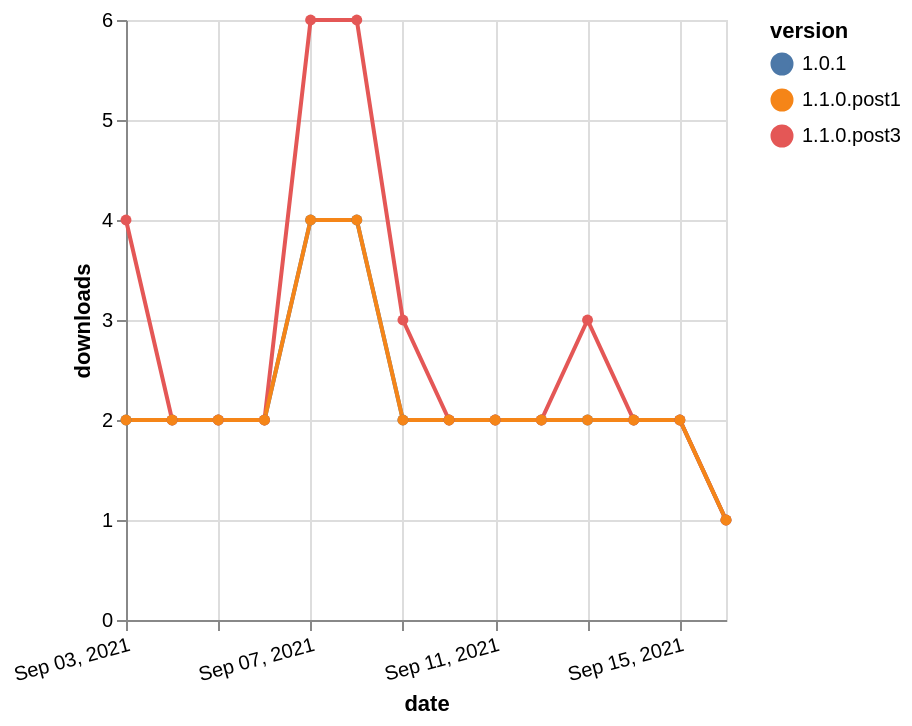

This figure's Vega-Lite source:
### Vega-Lite specification from a JSON file in a GitHub repository (floating-point values rounded to 4 significant figures)
{"$schema": "https://vega.github.io/schema/vega-lite/v5.json", "description": "A simple bar chart with embedded data.", "data": {"values": [{"date": "2021-09-03", "total": 2635, "delta": 2, "version": "1.0.1"}, {"date": "2021-09-04", "total": 2637, "delta": 2, "version": "1.0.1"}, {"date": "2021-09-05", "total": 2639, "delta": 2, "version": "1.0.1"}, {"date": "2021-09-06", "total": 2641, "delta": 2, "version": "1.0.1"}, {"date": "2021-09-07", "total": 2645, "delta": 4, "version": "1.0.1"}, {"date": "2021-09-08", "total": 2649, "delta": 4, "version": "1.0.1"}, {"date": "2021-09-09", "total": 2651, "delta": 2, "version": "1.0.1"}, {"date": "2021-09-10", "total": 2653, "delta": 2, "version": "1.0.1"}, {"date": "2021-09-11", "total": 2655, "delta": 2, "version": "1.0.1"}, {"date": "2021-09-12", "total": 2657, "delta": 2, "version": "1.0.1"}, {"date": "2021-09-13", "total": 2659, "delta": 2, "version": "1.0.1"}, {"date": "2021-09-14", "total": 2661, "delta": 2, "version": "1.0.1"}, {"date": "2021-09-15", "total": 2663, "delta": 2, "version": "1.0.1"}, {"date": "2021-09-16", "total": 2664, "delta": 1, "version": "1.0.1"}, {"date": "2021-09-03", "total": 3295, "delta": 4, "version": "1.1.0.post3"}, {"date": "2021-09-04", "total": 3297, "delta": 2, "version": "1.1.0.post3"}, {"date": "2021-09-05", "total": 3299, "delta": 2, "version": "1.1.0.post3"}, {"date": "2021-09-06", "total": 3301, "delta": 2, "version": "1.1.0.post3"}, {"date": "2021-09-07", "total": 3307, "delta": 6, "version": "1.1.0.post3"}, {"date": "2021-09-08", "total": 3313, "delta": 6, "version": "1.1.0.post3"}, {"date": "2021-09-09", "total": 3316, "delta": 3, "version": "1.1.0.post3"}, {"date": "2021-09-10", "total": 3318, "delta": 2, "version": "1.1.0.post3"}, {"date": "2021-09-11", "total": 3320, "delta": 2, "version": "1.1.0.post3"}, {"date": "2021-09-12", "total": 3322, "delta": 2, "version": "1.1.0.post3"}, {"date": "2021-09-13", "total": 3325, "delta": 3, "version": "1.1.0.post3"}, {"date": "2021-09-14", "total": 3327, "delta": 2, "version": "1.1.0.post3"}, {"date": "2021-09-15", "total": 3329, "delta": 2, "version": "1.1.0.post3"}, {"date": "2021-09-16", "total": 3330, "delta": 1, "version": "1.1.0.post3"}, {"date": "2021-09-03", "total": 2649, "delta": 2, "version": "1.1.0.post1"}, {"date": "2021-09-04", "total": 2651, "delta": 2, "version": "1.1.0.post1"}, {"date": "2021-09-05", "total": 2653, "delta": 2, "version": "1.1.0.post1"}, {"date": "2021-09-06", "total": 2655, "delta": 2, "version": "1.1.0.post1"}, {"date": "2021-09-07", "total": 2659, "delta": 4, "version": "1.1.0.post1"}, {"date": "2021-09-08", "total": 2663, "delta": 4, "version": "1.1.0.post1"}, {"date": "2021-09-09", "total": 2665, "delta": 2, "version": "1.1.0.post1"}, {"date": "2021-09-10", "total": 2667, "delta": 2, "version": "1.1.0.post1"}, {"date": "2021-09-11", "total": 2669, "delta": 2, "version": "1.1.0.post1"}, {"date": "2021-09-12", "total": 2671, "delta": 2, "version": "1.1.0.post1"}, {"date": "2021-09-13", "total": 2673, "delta": 2, "version": "1.1.0.post1"}, {"date": "2021-09-14", "total": 2675, "delta": 2, "version": "1.1.0.post1"}, {"date": "2021-09-15", "total": 2677, "delta": 2, "version": "1.1.0.post1"}, {"date": "2021-09-16", "total": 2678, "delta": 1, "version": "1.1.0.post1"}]}, "width": "container", "mark": {"type": "line", "point": {"filled": true}}, "encoding": {"x": {"field": "date", "type": "temporal", "timeUnit": "yearmonthdate", "title": "date", "axis": {"labelAngle": -15}}, "y": {"field": "delta", "type": "quantitative", "title": "downloads"}, "color": {"field": "version", "type": "nominal"}, "tooltip": {"field": "delta"}}}
